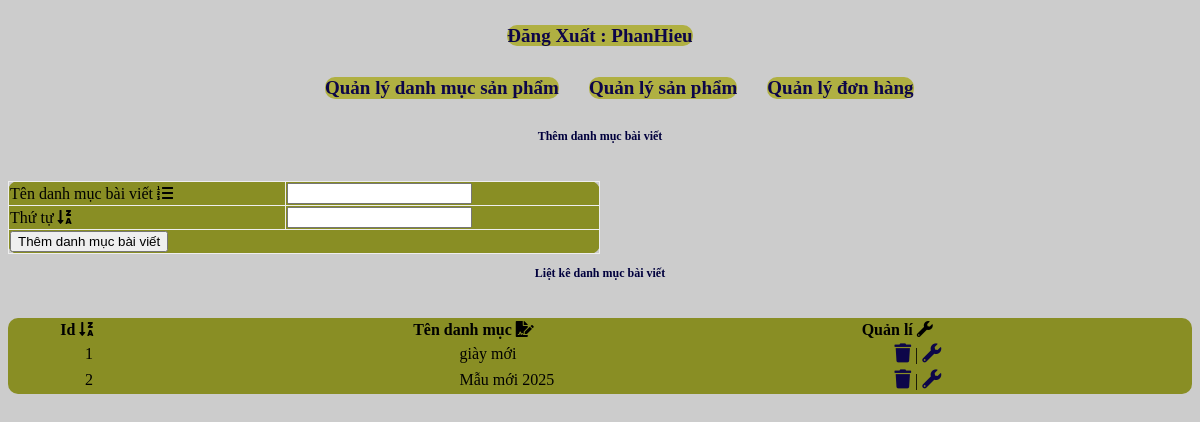
Screenshot of /trangquantri/index.php?action=quanlydanhmucbaiviet&query=them (signed in) with the database file from the repository.
### tables this page shows
CREATE TABLE `tbl_danhmucbaiviet` (
  `id_baiviet` int NOT NULL,
  `tendanhmuc_baiviet` varchar(255) NOT NULL,
  `thutu` int NOT NULL
);

### trangquantri/tinhnangquantri/quanlydanhmucbaiviet/lietke.php (the view)
<?php
	$sql_lietke_danhmucbv = "SELECT * FROM tbl_danhmucbaiviet ORDER BY thutu DESC";
	$query_lietke_danhmucbv = mysqli_query($mysqli,$sql_lietke_danhmucbv);
?>
<p>Liệt kê danh mục bài viết</p>
<table style="width: 100%"; style="border-collapse: collapse;border: none;background-color: gray; border-radius: 10px;">
	<tr>
		<th style="padding-right: 200px;">Id <i class="fas fa-sort-alpha-down-alt"></i></th>
		<th style="padding-right: 200px;">Tên danh mục <i class="fas fa-file-signature"></i></th>
		<th style="padding-right: 200px;">Quản lí <i class="fas fa-wrench"></i></th>
	</tr>
	<?php
	$i = 0;
	while($row = mysqli_fetch_array($query_lietke_danhmucbv)){
		$i++;
	?>
	<tr>
		<td style="padding-left: 75px;"><?php echo $i ?></td>
		<td style="padding-left: 115px;"><?php echo $row['tendanhmuc_baiviet']?></td>
		<td>
			<a href="tinhnangquantri/quanlydanhmucbaiviet/xuly.php?idbaiviet=<?php echo $row['id_baiviet'] ?>"><i style="padding-left: 90px;" class="fas fa-trash"></i></a></a> | <a href="?action=quanlydanhmucbaiviet&query=sua&idbaiviet=<?php echo $row['id_baiviet'] ?>"><i class="fas fa-wrench"></i></a>
		</td>
	</tr>
	<?php
	}
	?>
</table>

### trangquantri/css/styleadmincp.css (style rules this page uses)
body { background-image: url("https://tophinhanhdep.com/wp-content/uploads/2021/10/White-Paper-Desktop-Wallpapers.jpg"); background-color: #cccccc; }
table { background-color: #898e24; border-radius: 10px; }
a { font-style: unset; text-decoration: none; }
a { text-decoration: none; font-weight: bold; color: #0d0649; font-size: 19px; }
p { color: #01003d; font-size: 12px; font-weight: bold; text-align: center; height: 40px; }

### rows the page displays
tbl_danhmucbaiviet: tendanhmuc_baiviet "giày mới"
tbl_danhmucbaiviet: tendanhmuc_baiviet "Mẫu mới 2025"

### other values shown
$_SESSION['dangnhap'] "PhanHieu"
